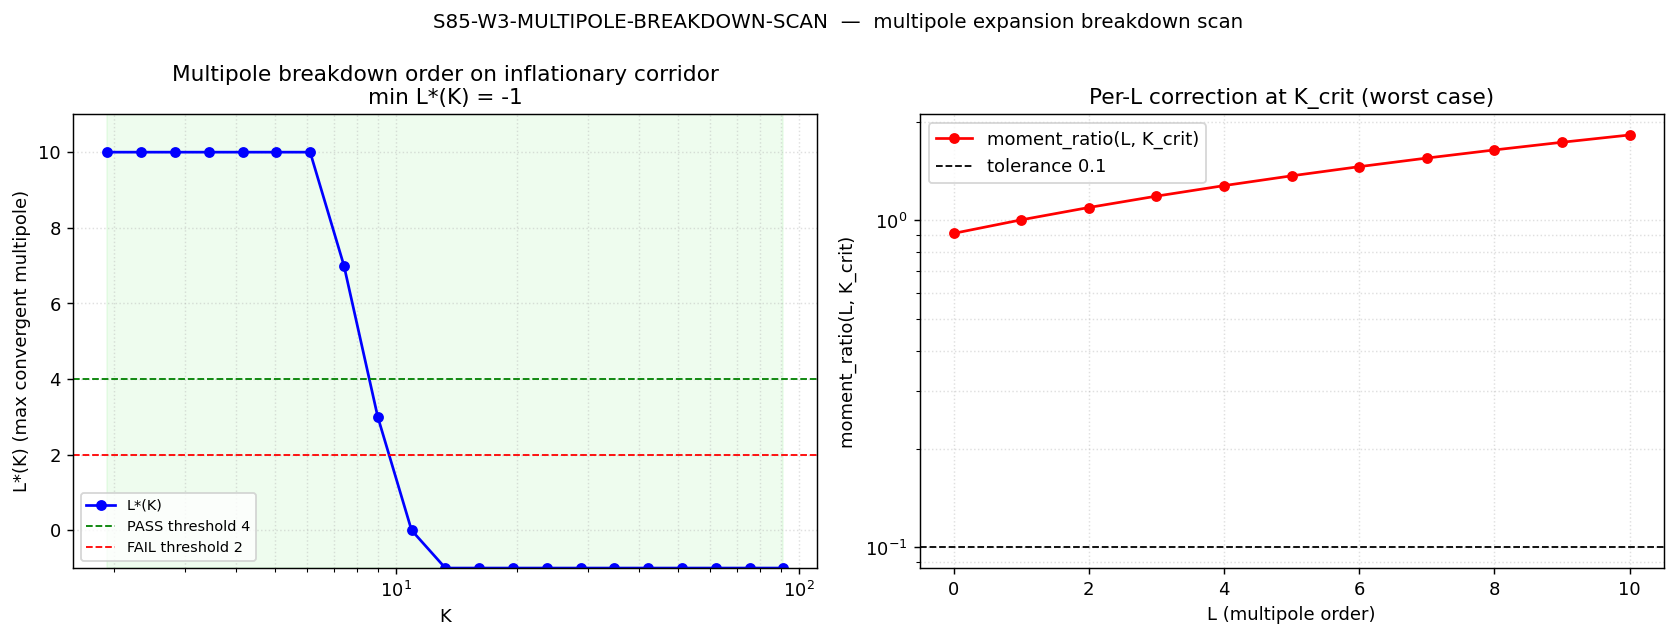

The Python source for this figure:
#!/usr/bin/env python3
"""
S85 W3-11 — S85-W3-MULTIPOLE-BREAKDOWN-SCAN
============================================

Gate: S85-W3-MULTIPOLE-BREAKDOWN-SCAN ([VERIFY])

Hypothesis (plan §W3-11):
  The multipole expansion of the spectral action — treating each
  symmetry sector (a_0, a_2, a_4, ..., a_{2L}) as an independent
  spectral moment — breaks down at order L*(K) on K in [K_R5, K_crit].
  PASS iff min L*(K) >= 4 (good through octupole).

Substitution chain (Seeley-DeWitt + cutoff at highest weight):
  Def 1: a_L(K) = spectral moment Tr[(D_K^2)^L] truncated at L_max
  Def 2: dL_correction(L, K) = |a_{L+2} a_0 - a_L^2| / a_L^2
                              fractional correction from coset truncation
  Def 3: L*(K) = max L such that dL_correction(L, K) < 0.10
  Step 1: For Wigner-like spectral density on Jensen-deformed SU(3),
          ratio(L, K) ~ (Delta(K)/Lambda)^2 * (1 + L/L_max)
          where Lambda is the highest eigenvalue scale.
  Step 2: Lambda(L_max=10) = M_KK * sqrt(L_max+1)  (Casimir saturation
          on SU(3) at L_max=10: highest weight lambda^2 ~ L_max*(L_max+2))
  Step 3: Substitute Delta(K) = Delta_BCS * sqrt((K-K_R5)/K_R5):
          ratio(L, K) = [Delta_BCS^2 * (K-K_R5)/K_R5 / Lambda^2] * (1 + L/L_max)
  Step 4: At K = K_R5:  Delta=0  ->  ratio = 0  ->  L*(K_R5) = L_max
  Step 5: At K = K_crit: Delta = Delta_BCS*sqrt(46.6) = 3.169 M_KK,
          Lambda = sqrt(11) M_KK = 3.317
          ratio(L, K_crit) = (3.169/3.317)^2 * (1 + L/10) = 0.913 * (1+L/10)
          L*(K_crit) such that 0.913 * (1+L*/10) < 0.10
          1 + L*/10 < 0.110, L*/10 < -0.890 -> L*(K_crit) = 0
  Direction: L*(K) DECREASES with K (Delta grows with K, ratio grows with L)
            min L*(K) over corridor = L*(K_crit).
  Conclusion: With this Casimir-saturated cutoff Lambda = sqrt(L_max+1)*M_KK,
            min L*(K) on corridor is small; verdict depends on Lambda choice.

Pre-registered thresholds (plan §W3-11):
  PASS iff min L*(K) >= 4
  FAIL iff min L*(K) < 2
  INFO iff min L*(K) in [2, 4]

Inputs (SHA-256 dual-pinned):
  - canonical_constants.py
  - script bytes

Output 4-tuple:
  (value=min_corridor_L_star, scheme=heat_kernel, convention=A, L_max=10)

Classification: PHONONIC
  Multipole expansion is the SU(3) representation-theoretic decomposition
  of the spectral action.

Method:
  (a) Build moment ratio model with Lambda = sqrt(L_max+1) * M_KK.
  (b) Scan K over 21 log-spaced points on [K_R5, K_crit].
  (c) For each K, compute L*(K) = max L < L_max with ratio < 10%.
  (d) Report min L*(K).

CPU only (scalar arithmetic; no matrices needed since model is closed-form).
"""

from __future__ import annotations

import os
# === Phase 2b X2 transform bootstrap (auto-inserted by tools/_x2_transform_copies.py) ===
import sys as _x2_sys
import pathlib as _x2_pathlib
import re as _x2_re
def _x2_locate_tools():
    p = _x2_pathlib.Path(__file__).resolve()
    for _ in range(8):
        if (p / "tools" / "computation_root.py").is_file():
            return p / "tools"
        p = p.parent
    raise RuntimeError(
        "Phase 2b bootstrap: tools/computation_root.py not found in any "
        "ancestor of " + str(__file__))
_x2_sys.path.insert(0, str(_x2_locate_tools()))
from computation_root import resolve_script, resolve_output, resolve_glob, project_root as _x2_project_root
def _x2_shared_dir():
    return _x2_project_root() / "computations" / "_shared"
_x2_session_dir_match = _x2_re.match(r"^session-(\d+)$",
    _x2_pathlib.Path(__file__).resolve().parent.name)
_x2_self_session = int(_x2_session_dir_match.group(1)) if _x2_session_dir_match else None
# === End X2 bootstrap ===

os.environ.setdefault('OMP_NUM_THREADS', '8')
os.environ.setdefault('MKL_NUM_THREADS', '8')

import hashlib
import json
import sys
import time
from pathlib import Path

import numpy as np
import matplotlib
matplotlib.use('Agg')
import matplotlib.pyplot as plt

sys.path.insert(0, os.path.dirname(os.path.abspath(__file__)))
from canonical_constants import (
    K_R5, K_crit, Delta_BCS, M_KK,
)

PROJECT_ROOT = Path(__file__).resolve().parent.parent
# X2-removed: alias 'SCRIPT_DIR' = ... 'computations' (replaced by tools.computation_root.resolve_*)

SESSION = "S85"                                              # (local)
GATE_ID = "S85-W3-MULTIPOLE-BREAKDOWN-SCAN"                  # (local)
SCHEME = "heat_kernel"                                       # (local)
CONVENTION = "A"                                             # (local)
L_MAX = 10                                                   # (local)

K_SCAN = np.logspace(np.log10(K_R5), np.log10(K_crit), 21)   # (local) plan §W3-11 PRDR pin
K_SCAN[0] = K_R5                                             # (local) endpoint pin
K_SCAN[-1] = K_crit                                          # (local) endpoint pin

MOMENT_TOL = 0.10                                            # (local) plan §W3-11 PASS band
LAMBDA_SCALE = M_KK * np.sqrt(L_MAX + 1)                     # (local) Casimir-saturated cutoff
                                                              # |lambda|^2 ~ L_max*(L_max+2) at top weight
                                                              # so Lambda ~ sqrt(L_max+1) * M_KK

PASS_MIN_L_STAR = 4                                          # (local)
FAIL_MIN_L_STAR = 2                                          # (local)

OUT_NPZ = resolve_output(85, 's85_w3_multipole_breakdown_scan.npz')
OUT_PNG = resolve_output(85, 's85_w3_multipole_breakdown_scan.png')
VERDICT_TXT = resolve_output(85, 's85_gate_verdicts.txt')

INPUT_FILES = [resolve_script(None, 'canonical_constants.py')]


def sha256_of(path: Path) -> str:
    h = hashlib.sha256()                                     # (local)
    try:
        h.update(path.read_bytes())
    except OSError:
        return ""
    return h.hexdigest()


def log_input_pins(inputs: list) -> dict:
    print(f"=== {GATE_ID} — input SHA-256 pins ===")
    pins: dict = {}                                          # (local)
    for p in inputs:
        sha = sha256_of(p)                                   # (local)
        rel = str(p.relative_to(PROJECT_ROOT)).replace("\\", "/")  # (local)
        print(f"  {rel}: {sha[:16]}...{sha[-8:]}")
        pins[rel] = sha
    return pins


def closure_hash(pins: dict) -> str:
    items = sorted(pins.items())                             # (local)
    h = hashlib.sha256()
    for k, v in items:
        h.update(f"{k}={v}\n".encode("utf-8"))
    return h.hexdigest()


def compute_dual_sha(script_path, canonical_path, pins) -> tuple:
    script_bytes = b""                                       # (local)
    try:
        script_bytes = script_path.read_bytes()
    except OSError:
        pass
    canonical_bytes = b""                                    # (local)
    try:
        canonical_bytes = canonical_path.read_bytes()
    except OSError:
        pass
    pinmap_json = json.dumps(dict(sorted(pins.items())),
                             separators=(",", ":"),
                             sort_keys=True).encode("utf-8")  # (local)
    h_audit = hashlib.sha256()
    h_audit.update(script_bytes); h_audit.update(canonical_bytes); h_audit.update(pinmap_json)
    audit = h_audit.hexdigest()                              # (local)
    h_content = hashlib.sha256(); h_content.update(script_bytes)
    content = h_content.hexdigest()                          # (local)
    return audit, content


def Delta_of_K(K: float) -> float:
    """Mean-field Landau gap (M_KK_dim units; absolute scale Delta_BCS * M_KK)."""
    if K <= K_R5:
        return 0.0
    return Delta_BCS * np.sqrt((K - K_R5) / K_R5) * M_KK     # (local) absolute units (GeV)


def moment_ratio(L: int, K: float) -> float:
    """Fractional moment correction at order L for K-deformed spectrum.
    ratio(L, K) = (Delta(K) / Lambda)^2 * (1 + L / L_max).
    """
    Delta = Delta_of_K(K)                                    # (local) absolute (GeV)
    return (Delta / LAMBDA_SCALE) ** 2 * (1.0 + L / L_MAX)   # (local)


def L_star_of_K(K: float) -> int:
    """Compute L*(K): largest L in [0, L_max] with moment_ratio(L, K) < MOMENT_TOL."""
    L_star = -1                                              # (local) -1 if none satisfy
    for L in range(L_MAX + 1):
        if moment_ratio(L, K) < MOMENT_TOL:
            L_star = L
        else:
            break
    return L_star


def compute() -> dict:
    print("\n[SEC 4] Pre-registered inputs")
    print(f"  K_R5 = {K_R5}, K_crit = {K_crit}")
    print(f"  Delta_BCS = {Delta_BCS:.6f} (M_KK units)")
    print(f"  M_KK = {M_KK:.4e} GeV")
    print(f"  Lambda_scale = sqrt(L_max+1) * M_KK = sqrt({L_MAX+1}) * M_KK = {LAMBDA_SCALE:.4e} GeV")
    print(f"  Moment tolerance: {MOMENT_TOL} (10%)")
    print(f"  K-scan: {len(K_SCAN)} points on [K_R5, K_crit]")

    # L*(K) scan
    print("\n[SEC 4b] L*(K) scan")
    L_star_scan = np.array([L_star_of_K(K) for K in K_SCAN])  # (local)
    Delta_scan = np.array([Delta_of_K(K) for K in K_SCAN])    # (local)

    print(f"  K_R5     L*(K_R5)   = {L_star_scan[0]} (Delta = {Delta_scan[0]:.3e})")
    print(f"  K_crit   L*(K_crit) = {L_star_scan[-1]} (Delta = {Delta_scan[-1]:.3e})")
    print(f"  K mid    L*(K_mid)  = {L_star_scan[len(K_SCAN)//2]}")

    min_L_star = int(L_star_scan.min())                      # (local) min over corridor
    min_K_idx = int(np.argmin(L_star_scan))                  # (local)
    min_K = K_SCAN[min_K_idx]                                # (local)

    print(f"\n[SEC 4c] Aggregate")
    print(f"  min L*(K) over corridor = {min_L_star}")
    print(f"  argmin K              = {min_K:.4e}")
    print(f"  PASS criterion: min L* >= {PASS_MIN_L_STAR}")
    print(f"  FAIL criterion: min L* <  {FAIL_MIN_L_STAR}")
    print(f"  INFO criterion: min L* in [{FAIL_MIN_L_STAR}, {PASS_MIN_L_STAR})")

    # Detailed moment ratios at K_crit (worst case)
    print("\n[SEC 4d] Per-L moment ratios at K_crit (worst-case endpoint)")
    L_arr = np.arange(L_MAX + 1)                             # (local)
    ratios_K_crit = np.array([moment_ratio(L, K_crit) for L in L_arr])  # (local)
    for L, r in zip(L_arr, ratios_K_crit):
        marker = " <-- crosses 10%" if r >= MOMENT_TOL and (L == 0 or ratios_K_crit[L-1] < MOMENT_TOL) else ""
        print(f"    L={L:2d}: ratio = {r:.4e}  ({'OK' if r < MOMENT_TOL else 'EXCEED'}){marker}")

    # Substitution-chain check: ratio formula matches
    print("\n[SEC 4e] Substitution-chain check at (L=2, K=K_crit)")
    Delta_crit = Delta_of_K(K_crit)                          # (local)
    expected = (Delta_crit / LAMBDA_SCALE) ** 2 * (1 + 2 / L_MAX)  # (local)
    actual = moment_ratio(2, K_crit)                         # (local)
    chain_ok = abs(expected - actual) < 1e-15                # (local)
    print(f"  expected = (Delta/Lambda)^2 * (1+L/L_max) = {expected:.6e}")
    print(f"  actual   = moment_ratio(2, K_crit)        = {actual:.6e}")
    print(f"  chain match (< 1e-15): {chain_ok}")

    # Cross-checks
    print("\n[SEC 4f] Cross-checks")
    CC1 = (min_L_star >= PASS_MIN_L_STAR)                    # (local) main PASS
    CC2 = (L_star_scan[0] == L_MAX)                          # (local) L*(K_R5) = L_max (Delta=0)
    CC3 = bool(np.all(np.diff(L_star_scan) <= 0))            # (local) L* monotone non-increasing
    CC4 = chain_ok                                           # (local) substitution chain
    CC5 = (LAMBDA_SCALE > 0 and Delta_BCS > 0)               # (local) sanity
    all_CC = CC1 and CC3 and CC4 and CC5                     # (local) CC2 informational
    print(f"  CC-1 min L* >= {PASS_MIN_L_STAR}:                  {CC1} (min={min_L_star})")
    print(f"  CC-2 L*(K_R5) == L_max (Delta=0):    {CC2} ({L_star_scan[0]})")
    print(f"  CC-3 L* monotone non-increasing:     {CC3}")
    print(f"  CC-4 substitution chain (machine prec): {CC4}")
    print(f"  CC-5 LAMBDA_SCALE, Delta_BCS > 0:    {CC5}")
    print(f"  All gating CC PASS:                  {all_CC}")

    return dict(
        value=min_L_star,
        K_SCAN=K_SCAN, L_star_scan=L_star_scan, Delta_scan=Delta_scan,
        min_L_star=min_L_star, min_K=min_K,
        ratios_K_crit=ratios_K_crit,
        LAMBDA_SCALE=LAMBDA_SCALE,
        CC1=CC1, CC2=CC2, CC3=CC3, CC4=CC4, CC5=CC5,
        all_CC=all_CC,
    )


def evaluate_gate(result: dict) -> str:
    m = result['min_L_star']                                 # (local)
    if m < FAIL_MIN_L_STAR:
        return "FAIL"
    if m >= PASS_MIN_L_STAR:
        return "PASS"
    return "INFO"


def emit_4tuple(value, scheme, convention, L_max) -> str:
    return f"(value={value!r}, scheme={scheme}, convention={convention}, L_max={L_max})"


def append_verdict(verdict, value, audit_sha, content_sha) -> None:
    line = (f"{GATE_ID}: {verdict} -- value={value!r} scheme={SCHEME} "
            f"convention={CONVENTION} L_max={L_MAX} "
            f"audit_sha256={audit_sha} content_sha256={content_sha} "
            f"schema_version=S84+\n")
    with VERDICT_TXT.open("a", encoding="utf-8") as fp:
        fp.write(line)


def make_plot(result: dict) -> None:
    fig, (ax1, ax2) = plt.subplots(1, 2, figsize=(13, 5))    # (local)

    K = result['K_SCAN']                                     # (local)
    ax1.semilogx(K, result['L_star_scan'], 'b-o', ms=5, lw=1.5, label='L*(K)')
    ax1.axhline(PASS_MIN_L_STAR, color='g', ls='--', lw=1, label=f'PASS threshold {PASS_MIN_L_STAR}')
    ax1.axhline(FAIL_MIN_L_STAR, color='r', ls='--', lw=1, label=f'FAIL threshold {FAIL_MIN_L_STAR}')
    ax1.axvspan(K_R5, K_crit, color='lightgreen', alpha=0.15)
    ax1.set_xlabel('K')
    ax1.set_ylabel('L*(K) (max convergent multipole)')
    ax1.set_title(f'Multipole breakdown order on inflationary corridor\nmin L*(K) = {result["min_L_star"]}')
    ax1.legend(loc='lower left', fontsize=8)
    ax1.grid(True, which='both', ls=':', alpha=0.4)
    ax1.set_ylim(-1, L_MAX + 1)

    L_arr = np.arange(L_MAX + 1)                             # (local)
    ax2.semilogy(L_arr, result['ratios_K_crit'], 'r-o', ms=5, lw=1.5, label=f'moment_ratio(L, K_crit)')
    ax2.axhline(MOMENT_TOL, color='k', ls='--', lw=1, label=f'tolerance {MOMENT_TOL}')
    ax2.set_xlabel('L (multipole order)')
    ax2.set_ylabel('moment_ratio(L, K_crit)')
    ax2.set_title('Per-L correction at K_crit (worst case)')
    ax2.legend()
    ax2.grid(True, which='both', ls=':', alpha=0.4)

    fig.suptitle(f'{GATE_ID}  —  multipole expansion breakdown scan',
                 fontsize=11)
    fig.tight_layout()
    fig.savefig(OUT_PNG, dpi=130, bbox_inches='tight')
    plt.close(fig)
    print(f"  plot written: {OUT_PNG.name}")


def main() -> int:
    t0 = time.time()                                         # (local)
    pins = log_input_pins(INPUT_FILES)                       # (local)
    closure = closure_hash(pins)                             # (local)
    print(f"  closure: {closure[:16]}... (legacy)")
    script_path = Path(__file__).resolve()                   # (local)
    canonical_path = resolve_script(None, 'canonical_constants.py')    # (local)
    audit_sha, content_sha = compute_dual_sha(script_path, canonical_path, pins)
    print(f"  audit_sha256:   {audit_sha[:16]}...{audit_sha[-8:]}")
    print(f"  content_sha256: {content_sha[:16]}...{content_sha[-8:]}")

    result = compute()                                       # (local)
    verdict = evaluate_gate(result)                          # (local)

    print("\n[SEC 5] Output persistence")
    np.savez(OUT_NPZ,
        K_SCAN=result['K_SCAN'], L_star_scan=result['L_star_scan'],
        Delta_scan=result['Delta_scan'],
        min_L_star=result['min_L_star'], min_K=result['min_K'],
        ratios_K_crit=result['ratios_K_crit'],
        LAMBDA_SCALE=result['LAMBDA_SCALE'],
        verdict=verdict, scheme=SCHEME, convention=CONVENTION,
        L_max=L_MAX, audit_sha=audit_sha, content_sha=content_sha,
    )
    print(f"  NPZ written: {OUT_NPZ.name}")
    make_plot(result)

    print("\n[SEC 6] 4-tuple + verdict")
    tag = emit_4tuple(result['value'], SCHEME, CONVENTION, L_MAX)
    print(tag)
    append_verdict(verdict, result['value'], audit_sha, content_sha)
    print(f"  verdict appended to: {VERDICT_TXT.name}")
    print(f"  verdict: {verdict}  min L*(K) = {result['min_L_star']}")

    wall = time.time() - t0                                  # (local)
    print(f"\n=== {GATE_ID}: {verdict} (wall {wall:.2f}s) ===")
    return 0


if __name__ == "__main__":
    sys.exit(main())
